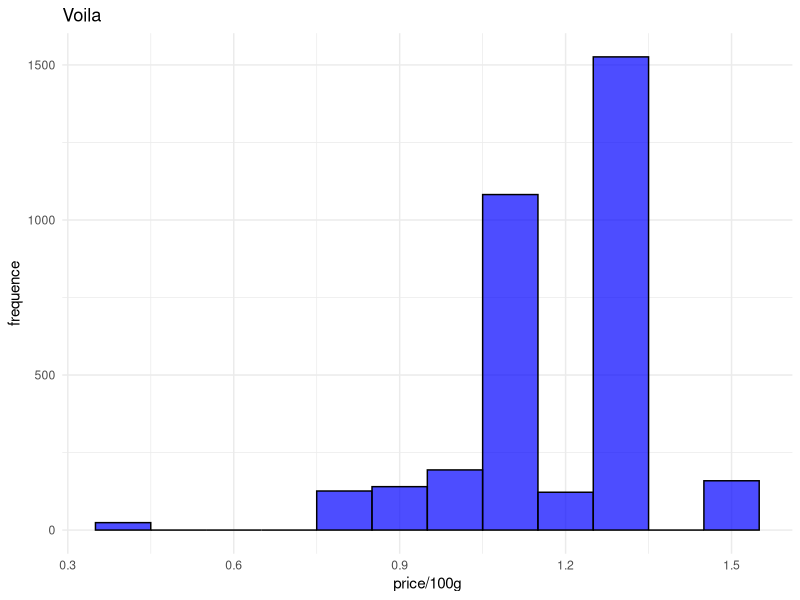
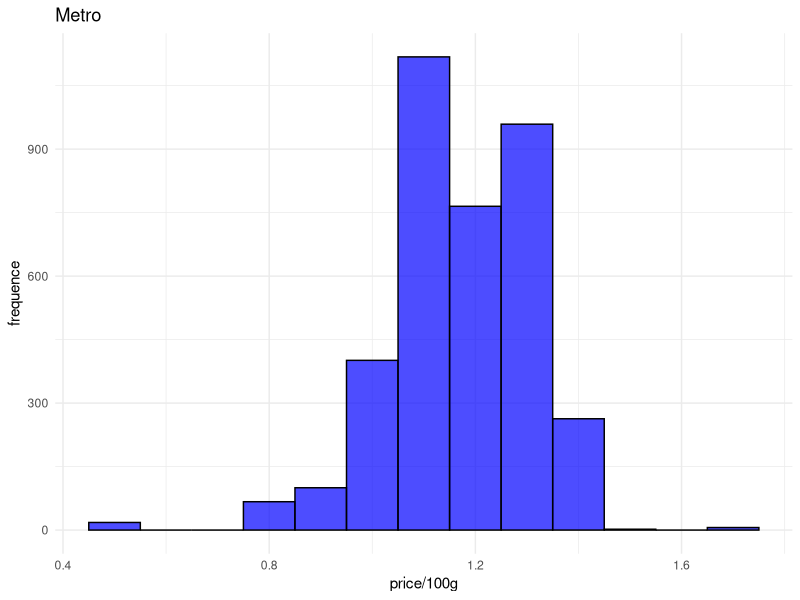
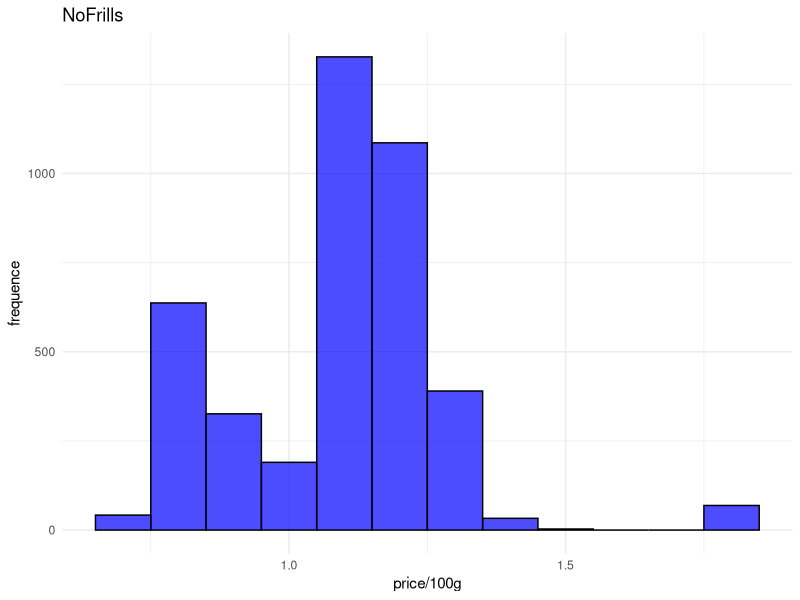
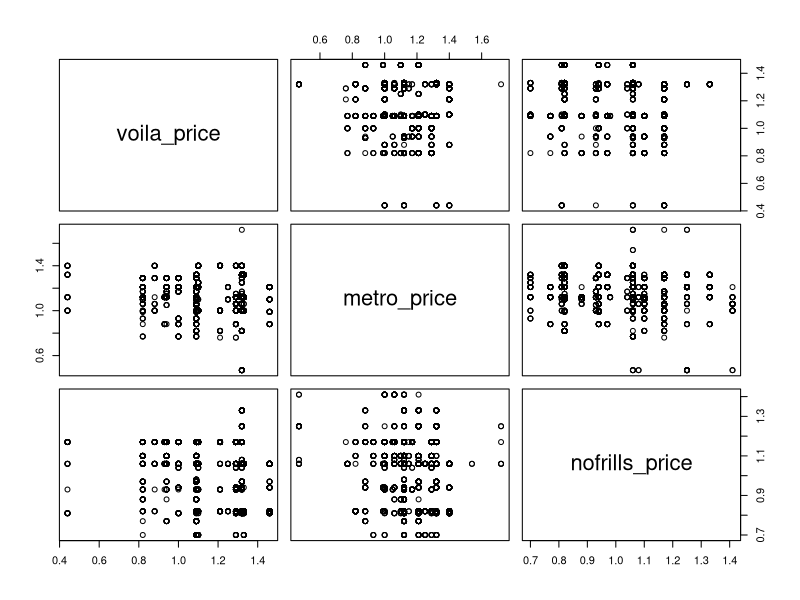

Source code (R) for these figures, in order:
## ---- chunk 1
#| include: false
#| warning: false
#| message: false
#| echo: false
#### Workspace setup ####
library(tidyverse)
library(GGally)
data <- read_csv(here::here("data/data.csv"))
## ---- chunk 2
#| warning: false
#| message: false
#| echo: false
library(stringr)
data$price_numeric <- as.numeric(str_replace_all(data$price, "\\$|/100g", ""))
## ---- chunk 3
#| warning: false
#| message: false
#| echo: false
voila_data <- subset(data, vendor == "Voila")


plot_voila <- ggplot(voila_data, aes(x = price_numeric)) +
  geom_histogram(binwidth = 0.1, fill = "blue", color = "black", alpha = 0.7) +
  labs(title = "Voila",
       x = "price/100g",
       y = "frequence") +
  theme_minimal()


print(plot_voila)
## ---- chunk 4
#| warning: false
#| message: false
#| echo: false

Metro_data <- subset(data, vendor == "Metro")


plot_Metro <- ggplot(Metro_data, aes(x = price_numeric)) +
  geom_histogram(binwidth = 0.1, fill = "blue", color = "black", alpha = 0.7) +
  labs(title = "Metro",
       x = "price/100g",
       y = "frequence") +
  theme_minimal()


print(plot_Metro)
## ---- chunk 5
#| warning: false
#| message: false
#| echo: false

NoFrills_data <- subset(data, vendor == "NoFrills")


plot_NoFrills <- ggplot(NoFrills_data, aes(x = price_numeric)) +
  geom_histogram(binwidth = 0.1, fill = "blue", color = "black", alpha = 0.7) +
  labs(title = "NoFrills",
       x = "price/100g",
       y = "frequence") +
  theme_minimal()


print(plot_NoFrills)
## ---- chunk 6
#| warning: false
#| message: false
#| echo: false
c1 <- voila_data$price_numeric
c2 <- Metro_data$price_numeric
c3 <- NoFrills_data$price_numeric

min_length <- min(length(c1), length(c2), length(c3))
voila_price <- c1[1:min_length]
metro_price <- c2[1:min_length]
nofrills_price <- c3[1:min_length]
data2 <- data.frame(voila_price, metro_price, nofrills_price)
pairs(data2)
